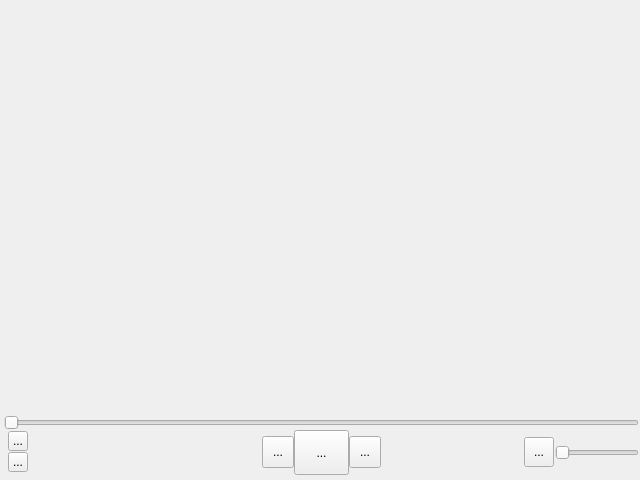
<?xml version="1.0" encoding="UTF-8"?>
<ui version="4.0">
 <class>VideoSink</class>
 <widget class="QMainWindow" name="VideoSink">
  <property name="windowModality">
   <enum>Qt::NonModal</enum>
  </property>
  <property name="geometry">
   <rect>
    <x>0</x>
    <y>0</y>
    <width>640</width>
    <height>480</height>
   </rect>
  </property>
  <property name="sizePolicy">
   <sizepolicy hsizetype="Minimum" vsizetype="Minimum">
    <horstretch>0</horstretch>
    <verstretch>3</verstretch>
   </sizepolicy>
  </property>
  <property name="minimumSize">
   <size>
    <width>100</width>
    <height>100</height>
   </size>
  </property>
  <property name="mouseTracking">
   <bool>false</bool>
  </property>
  <property name="windowTitle">
   <string>MediaTake</string>
  </property>
  <widget class="QWidget" name="centralwidget">
   <layout class="QGridLayout" name="gridLayout_3">
    <property name="leftMargin">
     <number>0</number>
    </property>
    <property name="topMargin">
     <number>0</number>
    </property>
    <property name="rightMargin">
     <number>0</number>
    </property>
    <property name="bottomMargin">
     <number>0</number>
    </property>
    <property name="spacing">
     <number>0</number>
    </property>
    <item row="0" column="0">
     <layout class="QVBoxLayout" name="verticalLayout_3">
      <property name="spacing">
       <number>0</number>
      </property>
      <item>
       <widget class="QWidget" name="widget_2" native="true">
        <property name="sizePolicy">
         <sizepolicy hsizetype="Expanding" vsizetype="Expanding">
          <horstretch>0</horstretch>
          <verstretch>0</verstretch>
         </sizepolicy>
        </property>
        <layout class="QGridLayout" name="gridLayout_2">
         <property name="leftMargin">
          <number>0</number>
         </property>
         <property name="topMargin">
          <number>0</number>
         </property>
         <property name="rightMargin">
          <number>0</number>
         </property>
         <property name="bottomMargin">
          <number>0</number>
         </property>
         <property name="spacing">
          <number>0</number>
         </property>
         <item row="0" column="0">
          <layout class="QVBoxLayout" name="verticalLayoutVideoLayout">
           <property name="spacing">
            <number>0</number>
           </property>
           <property name="sizeConstraint">
            <enum>QLayout::SetMaximumSize</enum>
           </property>
          </layout>
         </item>
        </layout>
       </widget>
      </item>
      <item>
       <widget class="QWidget" name="widget" native="true">
        <layout class="QGridLayout" name="gridLayout">
         <property name="leftMargin">
          <number>0</number>
         </property>
         <property name="topMargin">
          <number>0</number>
         </property>
         <property name="rightMargin">
          <number>0</number>
         </property>
         <property name="bottomMargin">
          <number>0</number>
         </property>
         <property name="spacing">
          <number>0</number>
         </property>
         <item row="0" column="0">
          <layout class="QVBoxLayout" name="verticalLayout_2">
           <property name="leftMargin">
            <number>4</number>
           </property>
           <property name="topMargin">
            <number>4</number>
           </property>
           <property name="rightMargin">
            <number>1</number>
           </property>
           <property name="bottomMargin">
            <number>5</number>
           </property>
           <item>
            <widget class="QSlider" name="horizontalSliderMediaPosition">
             <property name="orientation">
              <enum>Qt::Horizontal</enum>
             </property>
            </widget>
           </item>
           <item>
            <layout class="QHBoxLayout" name="horizontalLayout_5">
             <item>
              <layout class="QHBoxLayout" name="horizontalLayout_3">
               <property name="spacing">
                <number>8</number>
               </property>
               <property name="leftMargin">
                <number>4</number>
               </property>
               <item>
                <layout class="QVBoxLayout" name="verticalLayout">
                 <property name="spacing">
                  <number>0</number>
                 </property>
                 <item>
                  <widget class="QToolButton" name="toolButtonFullScreen">
                   <property name="maximumSize">
                    <size>
                     <width>20</width>
                     <height>20</height>
                    </size>
                   </property>
                   <property name="toolTip">
                    <string>To Full Screen</string>
                   </property>
                   <property name="text">
                    <string>...</string>
                   </property>
                   <property name="iconSize">
                    <size>
                     <width>20</width>
                     <height>20</height>
                    </size>
                   </property>
                  </widget>
                 </item>
                 <item>
                  <widget class="QToolButton" name="toolButtonToMain">
                   <property name="maximumSize">
                    <size>
                     <width>20</width>
                     <height>20</height>
                    </size>
                   </property>
                   <property name="toolTip">
                    <string>Switch To Library</string>
                   </property>
                   <property name="text">
                    <string>...</string>
                   </property>
                   <property name="iconSize">
                    <size>
                     <width>20</width>
                     <height>20</height>
                    </size>
                   </property>
                  </widget>
                 </item>
                </layout>
               </item>
               <item>
                <widget class="QLabel" name="labelNowPlaying">
                 <property name="sizePolicy">
                  <sizepolicy hsizetype="Fixed" vsizetype="Fixed">
                   <horstretch>0</horstretch>
                   <verstretch>0</verstretch>
                  </sizepolicy>
                 </property>
                 <property name="minimumSize">
                  <size>
                   <width>150</width>
                   <height>32</height>
                  </size>
                 </property>
                 <property name="maximumSize">
                  <size>
                   <width>150</width>
                   <height>32</height>
                  </size>
                 </property>
                 <property name="text">
                  <string/>
                 </property>
                 <property name="wordWrap">
                  <bool>true</bool>
                 </property>
                </widget>
               </item>
               <item>
                <spacer name="horizontalSpacer">
                 <property name="orientation">
                  <enum>Qt::Horizontal</enum>
                 </property>
                 <property name="sizeHint" stdset="0">
                  <size>
                   <width>40</width>
                   <height>20</height>
                  </size>
                 </property>
                </spacer>
               </item>
              </layout>
             </item>
             <item>
              <layout class="QHBoxLayout" name="horizontalLayout_2">
               <property name="spacing">
                <number>0</number>
               </property>
               <item>
                <widget class="QLabel" name="labelTime">
                 <property name="text">
                  <string/>
                 </property>
                </widget>
               </item>
               <item>
                <layout class="QHBoxLayout" name="horizontalLayout">
                 <item>
                  <widget class="QToolButton" name="toolButtonPrevious">
                   <property name="minimumSize">
                    <size>
                     <width>32</width>
                     <height>32</height>
                    </size>
                   </property>
                   <property name="maximumSize">
                    <size>
                     <width>32</width>
                     <height>32</height>
                    </size>
                   </property>
                   <property name="text">
                    <string>...</string>
                   </property>
                   <property name="icon">
                    <iconset resource="UiResources.qrc">
                     <normaloff>:/ui/toolButton/icon/Resources/ui/toolButton/icon/previous.png</normaloff>:/ui/toolButton/icon/Resources/ui/toolButton/icon/previous.png</iconset>
                   </property>
                   <property name="iconSize">
                    <size>
                     <width>16</width>
                     <height>16</height>
                    </size>
                   </property>
                  </widget>
                 </item>
                 <item>
                  <widget class="QToolButton" name="toolButtonPlayPause">
                   <property name="sizePolicy">
                    <sizepolicy hsizetype="Fixed" vsizetype="Fixed">
                     <horstretch>0</horstretch>
                     <verstretch>0</verstretch>
                    </sizepolicy>
                   </property>
                   <property name="minimumSize">
                    <size>
                     <width>55</width>
                     <height>45</height>
                    </size>
                   </property>
                   <property name="maximumSize">
                    <size>
                     <width>55</width>
                     <height>45</height>
                    </size>
                   </property>
                   <property name="text">
                    <string>...</string>
                   </property>
                   <property name="icon">
                    <iconset resource="UiResources.qrc">
                     <normaloff>:/ui/toolButton/icon/Resources/ui/toolButton/icon/play.png</normaloff>:/ui/toolButton/icon/Resources/ui/toolButton/icon/play.png</iconset>
                   </property>
                   <property name="iconSize">
                    <size>
                     <width>20</width>
                     <height>20</height>
                    </size>
                   </property>
                   <property name="shortcut">
                    <string>Space</string>
                   </property>
                  </widget>
                 </item>
                 <item>
                  <widget class="QToolButton" name="toolButtonNext">
                   <property name="minimumSize">
                    <size>
                     <width>32</width>
                     <height>32</height>
                    </size>
                   </property>
                   <property name="maximumSize">
                    <size>
                     <width>32</width>
                     <height>32</height>
                    </size>
                   </property>
                   <property name="text">
                    <string>...</string>
                   </property>
                   <property name="icon">
                    <iconset resource="UiResources.qrc">
                     <normaloff>:/ui/toolButton/icon/Resources/ui/toolButton/icon/next.png</normaloff>:/ui/toolButton/icon/Resources/ui/toolButton/icon/next.png</iconset>
                   </property>
                   <property name="iconSize">
                    <size>
                     <width>16</width>
                     <height>16</height>
                    </size>
                   </property>
                  </widget>
                 </item>
                </layout>
               </item>
               <item>
                <widget class="QLabel" name="labelLength">
                 <property name="text">
                  <string/>
                 </property>
                </widget>
               </item>
              </layout>
             </item>
             <item>
              <layout class="QHBoxLayout" name="horizontalLayout_4">
               <property name="spacing">
                <number>1</number>
               </property>
               <item>
                <spacer name="horizontalSpacer_2">
                 <property name="orientation">
                  <enum>Qt::Horizontal</enum>
                 </property>
                 <property name="sizeHint" stdset="0">
                  <size>
                   <width>101</width>
                   <height>20</height>
                  </size>
                 </property>
                </spacer>
               </item>
               <item>
                <widget class="QToolButton" name="toolButtonVolume">
                 <property name="minimumSize">
                  <size>
                   <width>30</width>
                   <height>30</height>
                  </size>
                 </property>
                 <property name="maximumSize">
                  <size>
                   <width>30</width>
                   <height>30</height>
                  </size>
                 </property>
                 <property name="text">
                  <string>...</string>
                 </property>
                 <property name="icon">
                  <iconset resource="UiResources.qrc">
                   <normaloff>:/ui/toolButton/icon/Resources/ui/toolButton/icon/volume.png</normaloff>:/ui/toolButton/icon/Resources/ui/toolButton/icon/volume.png</iconset>
                 </property>
                 <property name="iconSize">
                  <size>
                   <width>15</width>
                   <height>15</height>
                  </size>
                 </property>
                 <property name="checkable">
                  <bool>true</bool>
                 </property>
                 <property name="checked">
                  <bool>false</bool>
                 </property>
                </widget>
               </item>
               <item>
                <widget class="QSlider" name="horizontalSliderVolume">
                 <property name="sizePolicy">
                  <sizepolicy hsizetype="Fixed" vsizetype="Fixed">
                   <horstretch>0</horstretch>
                   <verstretch>0</verstretch>
                  </sizepolicy>
                 </property>
                 <property name="minimumSize">
                  <size>
                   <width>7</width>
                   <height>0</height>
                  </size>
                 </property>
                 <property name="orientation">
                  <enum>Qt::Horizontal</enum>
                 </property>
                </widget>
               </item>
              </layout>
             </item>
            </layout>
           </item>
          </layout>
         </item>
        </layout>
       </widget>
      </item>
     </layout>
    </item>
   </layout>
  </widget>
 </widget>
 <tabstops>
  <tabstop>toolButtonPlayPause</tabstop>
  <tabstop>toolButtonNext</tabstop>
  <tabstop>toolButtonPrevious</tabstop>
  <tabstop>horizontalSliderMediaPosition</tabstop>
  <tabstop>toolButtonVolume</tabstop>
  <tabstop>horizontalSliderVolume</tabstop>
  <tabstop>toolButtonFullScreen</tabstop>
  <tabstop>toolButtonToMain</tabstop>
 </tabstops>
 <resources>
  <include location="UiResources.qrc"/>
 </resources>
 <connections/>
</ui>
